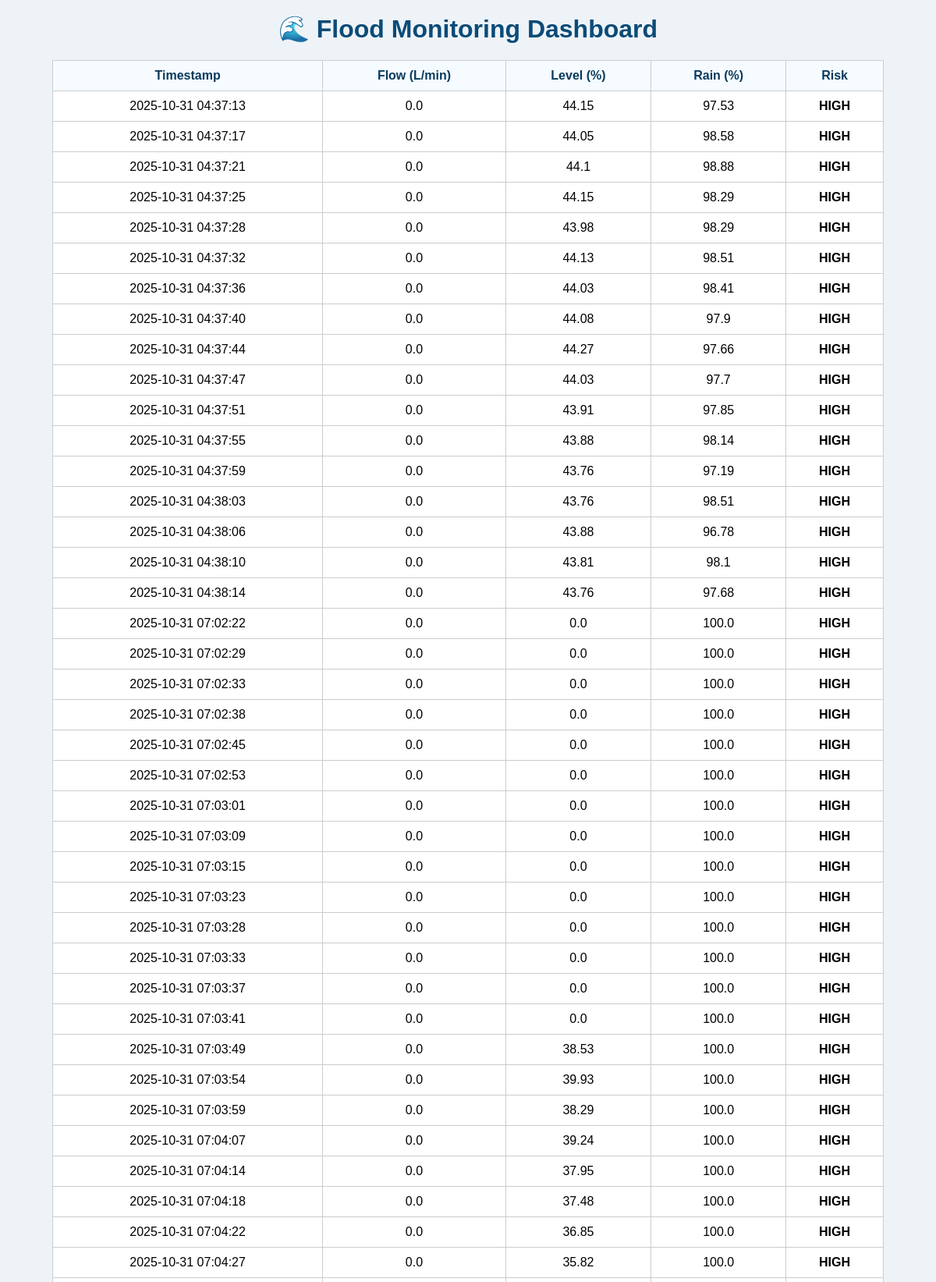
The page / (upper part) on the database its author committed.
### tables this page shows
CREATE TABLE sensor_data (
          id INTEGER PRIMARY KEY AUTOINCREMENT,
          timestamp TEXT NOT NULL,
          flow_rate REAL NOT NULL,
          water_level REAL NOT NULL,
          rain_level REAL NOT NULL,
          risk TEXT NOT NULL
        );

### app.py (the view)
@app.route("/")
def dashboard():
    rows = fetch_rows(200)
    return render_template("dashboard.html", data=rows)

### app.py (called while the page is built)
def fetch_rows(limit=200):
    conn = sqlite3.connect(DB_PATH)
    cur = conn.cursor()
    cur.execute(
        "SELECT timestamp, flow_rate, water_level, rain_level, risk "
        "FROM sensor_data ORDER BY id DESC LIMIT ?",
        (limit,)
    )
    rows = cur.fetchall()
    conn.close()
    return list(reversed(rows))

### templates/dashboard.html (shortened to what this page needs)
<!DOCTYPE html>
<html lang="en">
<head>
</head>
<body>
  <h1>🌊 Flood Monitoring Dashboard</h1>
  <table id="dataTable">
    <tr><th>Timestamp</th><th>Flow (L/min)</th><th>Level (%)</th><th>Rain (%)</th><th>Risk</th></tr>
    {% for row in data %}
      <tr>
        <td>{{ row[0] }}</td>
        <td>{{ row[1] }}</td>
        <td>{{ row[2] }}</td>
        <td>{{ row[3] }}</td>
        <td><b>{{ row[4] }}</b></td>
      </tr>
    {% endfor %}
  </table>
</body>
</html>

### templates/dashboard.html (style rules this page uses)
body { font-family: Arial, sans-serif; background: #eef3f7; text-align: center; }
table { margin: 20px auto; border-collapse: collapse; width: 90%; background: #fff; }
th, td { padding: 10px; border: 1px solid #ccc; }
th { background: #f6fbff; color: #083a5c; }
h1 { color: #0a4b78; margin-top: 18px; }

### rows shown on the page
sensor_data: timestamp "2025-10-31 04:37:13", flow_rate "0.0", water_level "44.15", rain_level "97.53", risk "HIGH"
sensor_data: timestamp "2025-10-31 04:37:17", flow_rate "0.0", water_level "44.05", rain_level "98.58", risk "HIGH"
sensor_data: timestamp "2025-10-31 04:37:21", flow_rate "0.0", water_level "44.1", rain_level "98.88", risk "HIGH"
sensor_data: timestamp "2025-10-31 04:37:25", flow_rate "0.0", water_level "44.15", rain_level "98.29", risk "HIGH"
sensor_data: timestamp "2025-10-31 04:37:28", flow_rate "0.0", water_level "43.98", rain_level "98.29", risk "HIGH"
sensor_data: timestamp "2025-10-31 04:37:32", flow_rate "0.0", water_level "44.13", rain_level "98.51", risk "HIGH"
sensor_data: timestamp "2025-10-31 04:37:36", flow_rate "0.0", water_level "44.03", rain_level "98.41", risk "HIGH"
sensor_data: timestamp "2025-10-31 04:37:40", flow_rate "0.0", water_level "44.08", rain_level "97.9", risk "HIGH"
sensor_data: timestamp "2025-10-31 04:37:44", flow_rate "0.0", water_level "44.27", rain_level "97.66", risk "HIGH"
sensor_data: timestamp "2025-10-31 04:37:47", flow_rate "0.0", water_level "44.03", rain_level "97.7", risk "HIGH"
sensor_data: timestamp "2025-10-31 04:37:51", flow_rate "0.0", water_level "43.91", rain_level "97.85", risk "HIGH"
sensor_data: timestamp "2025-10-31 04:37:55", flow_rate "0.0", water_level "43.88", rain_level "98.14", risk "HIGH"
sensor_data: timestamp "2025-10-31 04:37:59", flow_rate "0.0", water_level "43.76", rain_level "97.19", risk "HIGH"
sensor_data: timestamp "2025-10-31 04:38:03", flow_rate "0.0", water_level "43.76", rain_level "98.51", risk "HIGH"
sensor_data: timestamp "2025-10-31 04:38:06", flow_rate "0.0", water_level "43.88", rain_level "96.78", risk "HIGH"
sensor_data: timestamp "2025-10-31 04:38:10", flow_rate "0.0", water_level "43.81", rain_level "98.1", risk "HIGH"
sensor_data: timestamp "2025-10-31 04:38:14", flow_rate "0.0", water_level "43.76", rain_level "97.68", risk "HIGH"
sensor_data: timestamp "2025-10-31 07:02:22", flow_rate "0.0", water_level "0.0", rain_level "100.0", risk "HIGH"
sensor_data: timestamp "2025-10-31 07:02:29", flow_rate "0.0", water_level "0.0", rain_level "100.0", risk "HIGH"
sensor_data: timestamp "2025-10-31 07:02:33", flow_rate "0.0", water_level "0.0", rain_level "100.0", risk "HIGH"
sensor_data: timestamp "2025-10-31 07:02:38", flow_rate "0.0", water_level "0.0", rain_level "100.0", risk "HIGH"
sensor_data: timestamp "2025-10-31 07:02:45", flow_rate "0.0", water_level "0.0", rain_level "100.0", risk "HIGH"
sensor_data: timestamp "2025-10-31 07:02:53", flow_rate "0.0", water_level "0.0", rain_level "100.0", risk "HIGH"
sensor_data: timestamp "2025-10-31 07:03:01", flow_rate "0.0", water_level "0.0", rain_level "100.0", risk "HIGH"
sensor_data: timestamp "2025-10-31 07:03:09", flow_rate "0.0", water_level "0.0", rain_level "100.0", risk "HIGH"
sensor_data: timestamp "2025-10-31 07:03:15", flow_rate "0.0", water_level "0.0", rain_level "100.0", risk "HIGH"
sensor_data: timestamp "2025-10-31 07:03:23", flow_rate "0.0", water_level "0.0", rain_level "100.0", risk "HIGH"
sensor_data: timestamp "2025-10-31 07:03:28", flow_rate "0.0", water_level "0.0", rain_level "100.0", risk "HIGH"
sensor_data: timestamp "2025-10-31 07:03:33", flow_rate "0.0", water_level "0.0", rain_level "100.0", risk "HIGH"
sensor_data: timestamp "2025-10-31 07:03:37", flow_rate "0.0", water_level "0.0", rain_level "100.0", risk "HIGH"
sensor_data: timestamp "2025-10-31 07:03:41", flow_rate "0.0", water_level "0.0", rain_level "100.0", risk "HIGH"
sensor_data: timestamp "2025-10-31 07:03:49", flow_rate "0.0", water_level "38.53", rain_level "100.0", risk "HIGH"
sensor_data: timestamp "2025-10-31 07:03:54", flow_rate "0.0", water_level "39.93", rain_level "100.0", risk "HIGH"
sensor_data: timestamp "2025-10-31 07:03:59", flow_rate "0.0", water_level "38.29", rain_level "100.0", risk "HIGH"
sensor_data: timestamp "2025-10-31 07:04:07", flow_rate "0.0", water_level "39.24", rain_level "100.0", risk "HIGH"
sensor_data: timestamp "2025-10-31 07:04:14", flow_rate "0.0", water_level "37.95", rain_level "100.0", risk "HIGH"
sensor_data: timestamp "2025-10-31 07:04:18", flow_rate "0.0", water_level "37.48", rain_level "100.0", risk "HIGH"
sensor_data: timestamp "2025-10-31 07:04:22", flow_rate "0.0", water_level "36.85", rain_level "100.0", risk "HIGH"
sensor_data: timestamp "2025-10-31 07:04:27", flow_rate "0.0", water_level "35.82", rain_level "100.0", risk "HIGH"
